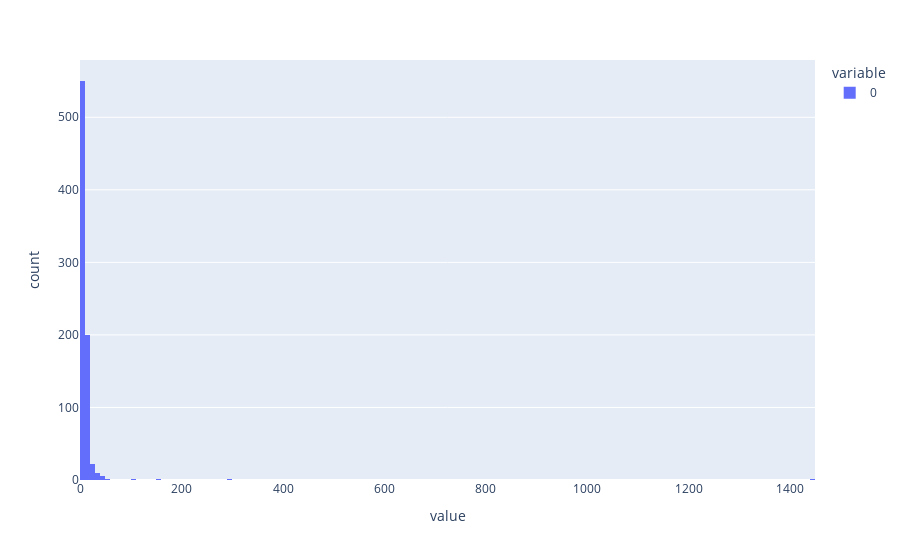

Notebook code for this chart:
### Code cell
import plotly.express as px

fig = px.histogram([len(x['gt_answer']) for x in dataset])
fig.show()

# [len(x['gt_answer']) for x in dataset]

### Figure 1 — Plotly figure (JSON) as saved in the notebook; plotly's stock layout.template omitted (floating-point values rounded to 4 significant figures; data arrays with more than 128 entries replaced by an {"elided": "..."} marker saying what was removed)
{"data": [{"bingroup": "x", "hovertemplate": "variable=0<br>value=%{x}<br>count=%{y}<extra></extra>", "legendgroup": "0", "marker": {"color": "#636efa", "pattern": {"shape": ""}}, "name": "0", "orientation": "v", "showlegend": true, "type": "histogram", "x": {"elided": "792 int values"}, "xaxis": "x", "yaxis": "y"}], "layout": {"barmode": "relative", "legend": {"title": {"text": "variable"}, "tracegroupgap": 0}, "margin": {"t": 60}, "xaxis": {"anchor": "y", "domain": [0, 1], "title": {"text": "value"}}, "yaxis": {"anchor": "x", "domain": [0, 1], "title": {"text": "count"}}}}
